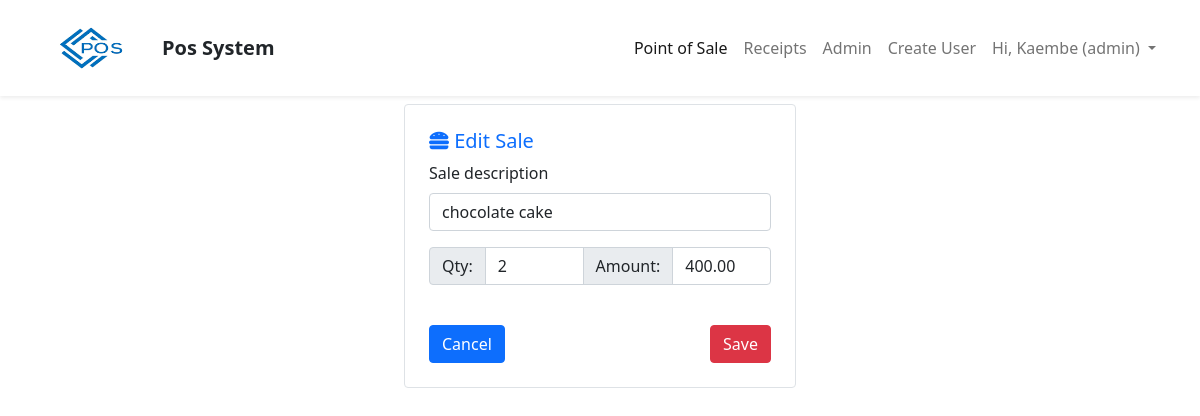
Screenshot of /index.php?pg=sale-edit&id=53 (signed in) with the database file from the repository.
### tables this page shows
CREATE TABLE `sales` (
  `id` int(11) NOT NULL,
  `barcode` varchar(15) NOT NULL,
  `receipt_no` int(11) NOT NULL,
  `description` varchar(50) NOT NULL,
  `qty` int(11) NOT NULL,
  `amount` decimal(10,2) NOT NULL,
  `total` decimal(10,2) NOT NULL,
  `date` datetime NOT NULL,
  `user_id` varchar(60) NOT NULL,
  `phone` text NOT NULL
);

### app/controllers/sale-edit.php (called while the page is built, shortened)
<?php
$id = $_GET['id'] ?? null;
$sale = new Sale();
$row = $sale->first(['id'=>$id]);
require views_path('sales/sale-edit');

### app/core/init.php (called while the page is built, shortened)
<?php
require "../app/core/functions.php";
require "../app/core/database.php";
require "../app/core/model.php";
function my_function($classname)
{
	$filename = "../app/models/".ucfirst($classname) . ".php";
}

### app/core/model.php (called while the page is built, shortened)
<?php
class Model extends Database
{
	public function first($data)
	{
		$keys = array_keys($data);
		$query = "select * from $this->table where ";
		foreach ($keys as $key) {
			$query .= "$key = :$key && ";
		}
		$query = trim($query,"&& ");
		$db = new Database;
		if($res = $db->query($query,$data))
		{
			return $res[0];
		}
		return false;
	}
}

### app/core/database.php (called while the page is built, shortened)
<?php
class Database
{
    private function db_connect()
    {
        $DBHOST = "localhost";
        $DBNAME = "ink_pos";
        $DBUSER = "root";
        $DBPASS = "";
        $DBDRIVER = "mysql";
        try {
            $con = new PDO("$DBDRIVER:host=$DBHOST;dbname=$DBNAME", $DBUSER, $DBPASS);
            $con->setAttribute(PDO::ATTR_ERRMODE, PDO::ERRMODE_EXCEPTION);
        } catch (PDOException $e) {
            echo "Connection failed: " . $e->getMessage();
            return null;
        }
        return $con;
    }
    public function query($query, $data = array())
    {
        $con = $this->db_connect();
        $smt = $con->prepare($query);
        $check = $smt->execute($data);
        if ($check) {
            $result = $smt->fetchAll(PDO::FETCH_ASSOC);
            if (is_array($result) && count($result) > 0) {
                return $result;
            }
        }
        return false;
    }
}

### app/core/functions.php (called while the page is built, shortened)
<?php
function set_value($key,$default = "")
{
	return $default;
}

### app/views/sales/sale-edit.view.php (the view, shortened to what this page needs)
<div class="container-fluid border rounded p-4 m-2 col-lg-4 mx-auto">
	<?php if(!empty($row)):?>
	<form method="post" enctype="multipart/form-data">
		<h5 class="text-primary"><i class="fa fa-hamburger"></i> Edit Sale</h5>
		<div class="mb-3">
		  <label for="saleControlInput1" class="form-label">Sale description</label>
		  <input value="<?=set_value('description',$row['description'])?>" name="description" type="text" class="form-control <?=!empty($errors['description']) ? 'border-danger':''?>" id="saleControlInput1" placeholder="Sale description">
		</div>
		<div class="input-group mb-3">
		  <span class="input-group-text">Qty:</span>
		  <input name="qty" value="<?=set_value('qty',$row['qty'])?>" type="number" class="form-control <?=!empty($errors['qty']) ? 'border-danger':''?>" placeholder="Quantity" aria-label="Quantity">
		  <span class="input-group-text">Amount:</span>
		  <input name="amount" value="<?=set_value('amount',$row['amount'])?>" step="0.05" type="number" class="form-control <?=!empty($errors['amount']) ? 'border-danger':''?>" placeholder="Amount" aria-label="Amount">
		</div>
			<br>
		<button class="btn btn-danger float-end">Save</button>
		<a href="index.php?pg=admin&tab=sales">
			<button type="button" class="btn btn-primary">Cancel</button>
		</a>
	</form>
	<?php endif;?>
</div>

### public/assets/css/main.css (style rules this page uses)
body a { text-decoration: none; }

### rows the page displays
sales: description "chocolate cake", qty "2", amount "400.00"

### other values shown
APP_NAME "Pos System"
auth('username') "Kaembe"
Auth::get('role') "admin"
